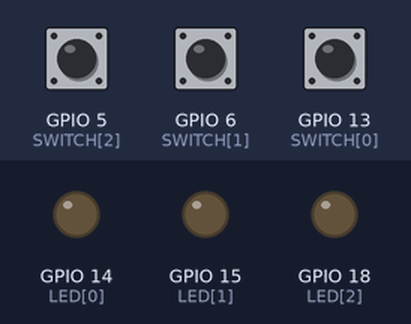
This program was run on a simulated Raspberry Pi (BCM pin numbers). Parts: output pins drawn as LEDs (lit = HIGH). The inputs (shaded band) are chosen by the test bench; at power-on: GPIO 5 (SWITCH[2]) LOW, GPIO 6 (SWITCH[1]) LOW, GPIO 13 (SWITCH[0]) LOW.

Above: at 1.2 s.
1.3 s: GPIO 5 (SWITCH[2]) pulled HIGH for 0.15 s
At 1.37 s:
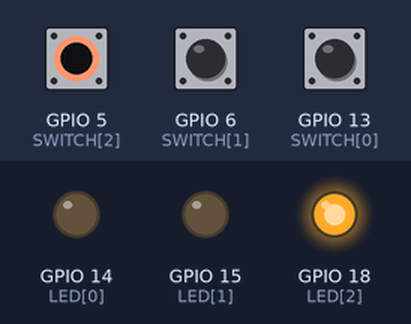
2.9 s: GPIO 6 (SWITCH[1]) pulled HIGH for 0.15 s
At 2.97 s:
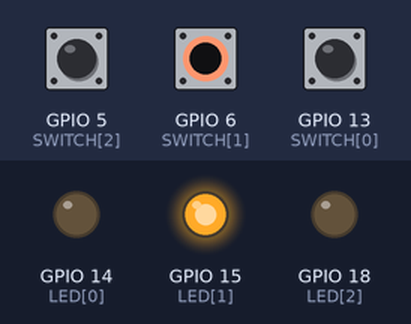
4.5 s: GPIO 13 (SWITCH[0]) pulled HIGH for 0.15 s
At 4.57 s:
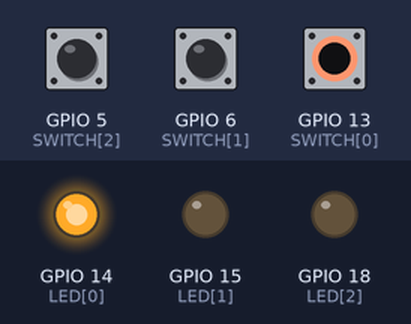
6.1 s: GPIO 13 (SWITCH[0]) pulled HIGH for 3.2 s
At 10.0 s:
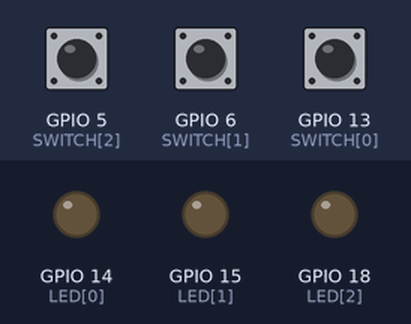
10.8 s: GPIO 5 (SWITCH[2]) pulled HIGH for 3.2 s
At 11.1 s:
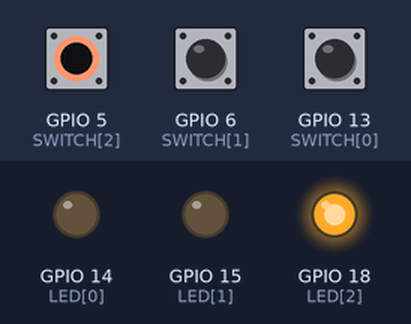
15.5 s: GPIO 5 (SWITCH[2]) driven HIGH and GPIO 6 (SWITCH[1]) driven HIGH
At 16.2 s:
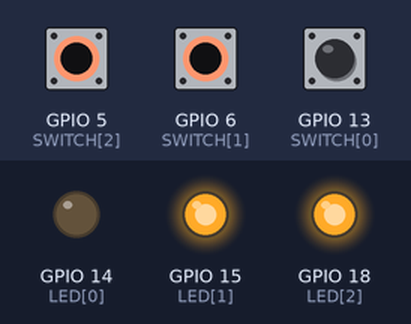
Timing chart, 0 to 18.0 s (numbered marks = the images above; inputs shaded):
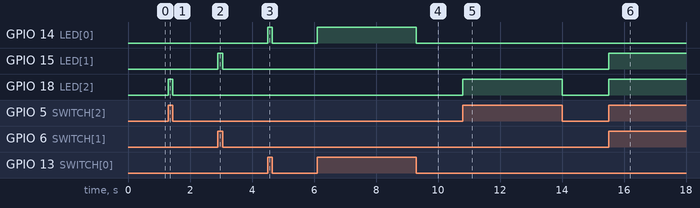

The program:

switch_led_task.py
```python
import RPi.GPIO as GPIO

LED = [14, 15, 18]
SWITCH = [13, 6, 5]
VALUE = [0, 0, 0]

GPIO.setmode(GPIO.BCM)

for i in LED:
    GPIO.setup(i, GPIO.OUT)
for i in SWITCH:
    GPIO.setup(i, GPIO.IN, pull_up_down = GPIO.PUD_DOWN)

try:
    while True:
        for i in range(3):
            VALUE[i] = GPIO.input(SWITCH[i])
            GPIO.output(LED[i], VALUE[i])

finally:
    GPIO.cleanup()
    print('clean up and exit')
```

Measured:
- after the input at 1.3 s, GPIO 18 (LED[2]): LOW → HIGH at once, → LOW 0.15 s later
- after the input at 2.9 s, GPIO 15 (LED[1]): LOW → HIGH at once, → LOW 0.15 s later
- after the input at 4.5 s, GPIO 14 (LED[0]): LOW → HIGH at once, → LOW 0.15 s later
- after the input at 6.1 s, GPIO 14 (LED[0]): LOW → HIGH at once, → LOW 3.2 s later
- after the input at 10.8 s, GPIO 18 (LED[2]): LOW → HIGH at once, → LOW 3.2 s later
- after the input at 15.5 s, GPIO 15 (LED[1]), GPIO 18 (LED[2]): LOW → HIGH at once
